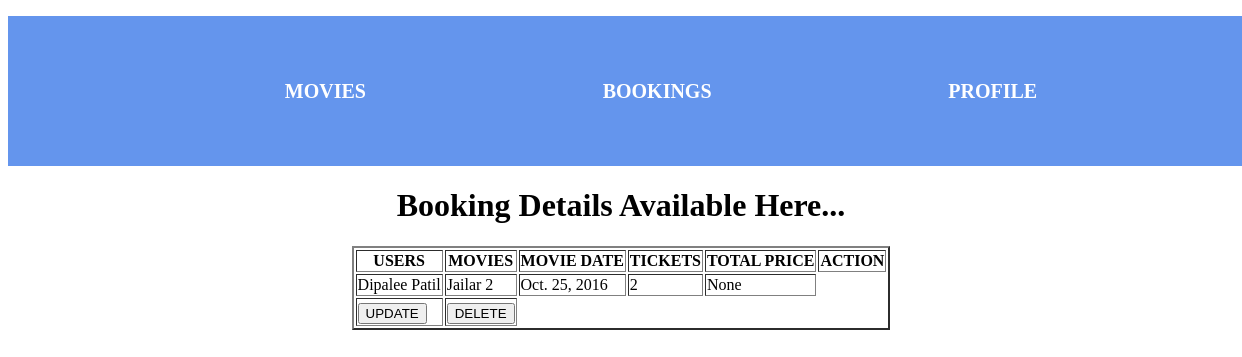
Screenshot of /read_booking with the database file from the repository.
### movies/models.py (models this page shows)
class Booking(models.Model):
    users = models.ForeignKey(UsersModel, on_delete=models.CASCADE)
    movies = models.ForeignKey(MovieModel, on_delete=models.CASCADE)
    mov_date = models.DateField()
    tickets = models.IntegerField()
    tot_price = models.FloatField(blank=True, null=True)

class UsersModel(models.Model):
    name = models.CharField(max_length=30)
    contact = models.IntegerField()
    email = models.EmailField()
    addr = models.CharField(max_length=15)
    def __str__(self):
        return self.name

class MovieModel(models.Model):
    mname = models.CharField(max_length=30)
    director = models.CharField(max_length=15)
    rating = models.FloatField()
    genre = models.CharField(max_length=15)
    price = models.FloatField()
    release_date = models.DateTimeField(auto_now_add=True)
    avail = models.BooleanField()
    def __str__(self):
        return self.mname

### movies/views.py (the view)
# urls.py: path('read_booking', views.read_booking, name='read_book'),
def read_booking(request):
    records = Booking.objects.all()
    return render(request,'read_booking.html',{'context':records})

### movies/templates/read_booking.html
{% extends "main.html" %}
{% block content %}
    <h1>Booking Details Available Here...</h1>
    <table border="2">
        <tr>
            <th>USERS</th>
            <th>MOVIES</th>
            <th>MOVIE DATE</th>
            <th>TICKETS</th>
            <th>TOTAL PRICE</th>
            <th colspan="2">ACTION</th>
        </tr>
        {% for i in context %}
            <tr>
                <td>{{i.users}}</td>
                <td>{{i.movies}}</td>
                <td>{{i.mov_date}}</td>
                <td>{{i.tickets}}</td>
                <td>{{i.tot_price}}</td>
            </tr>
            <tr>
                <td><a href="{% url 'update_book' i.id %}"><button>UPDATE</button></a></td>
                <td><a href="{% url 'delete_book' i.id %}"><button>DELETE</button></a></td>
            </tr>
        {% endfor %}
    </table>
{% endblock %}

### static/style.css (style rules this page uses)
a { text-decoration: none; color: white; font-size: 20px; font-weight: 600; }

### rows the page displays
Booking: users "Dipalee Patil", movies "Jailar 2", mov_date "Oct. 25, 2016", tickets "2", tot_price "None"
